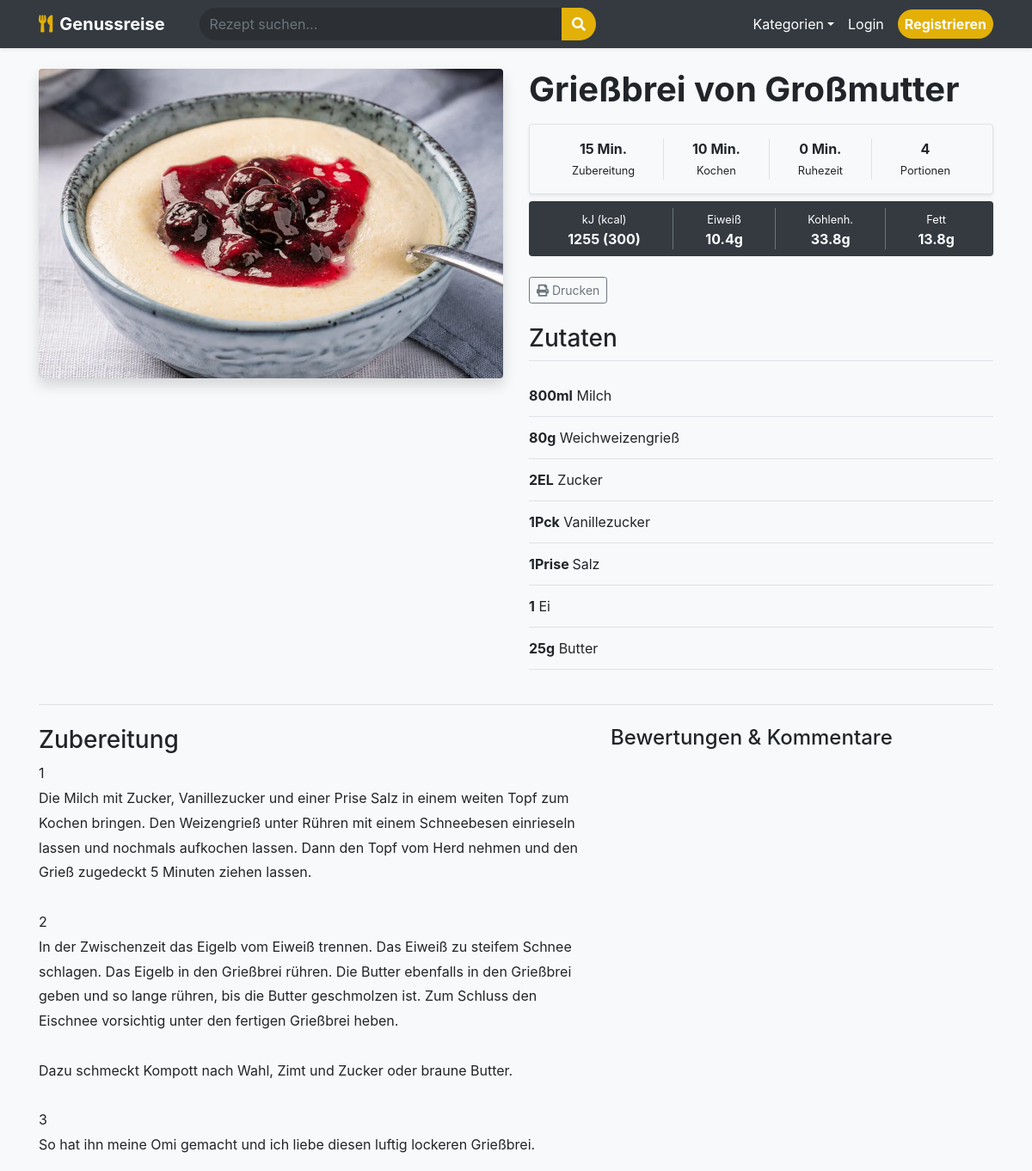
/recipe/1, run on the app's committed database.
### app.py (models this page shows)
class Recipe(db.Model):
    id = db.Column(db.Integer, primary_key=True)
    name = db.Column(db.String(100), nullable=False)
    instructions = db.Column(db.Text, nullable=False)
    category = db.Column(db.String(50))
    prep_time = db.Column(db.Integer, default=0)
    cook_time = db.Column(db.Integer, default=0)
    rest_time = db.Column(db.Integer, default=0)
    servings = db.Column(db.Integer, default=1)
    calories = db.Column(db.Integer, default=0)
    protein = db.Column(db.Float, default=0.0)
    carbs = db.Column(db.Float, default=0.0)
    fat = db.Column(db.Float, default=0.0)
    image_file = db.Column(db.String(100), nullable=False, default='default.jpg')
    user_id = db.Column(db.Integer, db.ForeignKey('user.id'), nullable=False)
    ingredients = db.relationship('Ingredient', backref='recipe', lazy=True, cascade="all, delete-orphan")
    favorites = db.relationship('Favorite', backref='recipe', lazy=True, cascade="all, delete-orphan")
    comments = db.relationship('Comment', backref='recipe', lazy=True, cascade="all, delete-orphan")

class Ingredient(db.Model):
    id = db.Column(db.Integer, primary_key=True)
    amount = db.Column(db.String(50))
    name = db.Column(db.String(100), nullable=False)
    recipe_id = db.Column(db.Integer, db.ForeignKey('recipe.id'), nullable=False)

### app.py (the view)
@app.route("/recipe/<int:recipe_id>")
def recipe_detail(recipe_id):
    recipe = Recipe.query.get_or_404(recipe_id)
    is_favorited = False
    if current_user.is_authenticated:
        is_favorited = Favorite.query.filter_by(user_id=current_user.id, recipe_id=recipe.id).first() is not None
    return render_template('recipe_detail.html', recipe=recipe, is_favorited=is_favorited)

### app.py (called while the page is built)
@app.context_processor
def inject_categories():
    cat_names = ["Abendessen", "Asiatisch", "Backen", "Beilagen", "Brot & Brötchen", "Dessert", "Eintöpfe", "Fisch", "Fleisch", "Frühstück", "Geflügel", "Getränke", "Hauptspeise", "Italienisch", "Low Carb", "Mittagessen", "Nachtisch", "Pasta", "Pizza", "Salate", "Snacks", "Suppen", "Vegan", "Vegetarisch", "Vorspeise"]
    return dict(all_categories=[{'id': i+1, 'name': n} for i, n in enumerate(cat_names)])

### templates/recipe_detail.html (shortened to what this page needs)
{% extends "base.html" %}
{% block content %}
<div class="row">
    <div class="col-md-6">
        <img src="{{ url_for('static', filename='uploads/' + recipe.image_file) }}" class="img-fluid rounded shadow mb-4">
    </div>
    <div class="col-md-6">
        <div class="d-flex justify-content-between align-items-center mb-2">
            <h1 class="font-weight-bold">{{ recipe.name }}</h1>
        </div>
        <div class="d-flex bg-light p-3 rounded mb-2 text-center shadow-sm border">
            <div class="flex-fill border-right"><strong>{{ recipe.prep_time }} Min.</strong><br><small>Zubereitung</small></div>
            <div class="flex-fill border-right"><strong>{{ recipe.cook_time }} Min.</strong><br><small>Kochen</small></div>
            <div class="flex-fill border-right"><strong>{{ recipe.rest_time }} Min.</strong><br><small>Ruhezeit</small></div>
            <div class="flex-fill"><strong>{{ recipe.servings }}</strong><br><small>Portionen</small></div>
        </div>
        <div class="d-flex bg-dark text-white p-2 rounded mb-4 text-center">
            <div class="flex-fill border-right border-secondary">
                <small>kJ (kcal)</small><br>
                <strong>{{ (recipe.calories * 4.184)|int }} ({{ recipe.calories }})</strong>
            </div>
            <div class="flex-fill border-right border-secondary"><small>Eiweiß</small><br><strong>{{ recipe.protein }}g</strong></div>
            <div class="flex-fill border-right border-secondary"><small>Kohlenh.</small><br><strong>{{ recipe.carbs }}g</strong></div>
            <div class="flex-fill"><small>Fett</small><br><strong>{{ recipe.fat }}g</strong></div>
        </div>
        <div class="no-print mb-4">
            <button onclick="window.print()" class="btn btn-outline-secondary btn-sm mr-2"><i class="fas fa-print"></i> Drucken</button>
        </div>
        <h3 class="mb-3 border-bottom pb-2">Zutaten</h3>
        <ul class="list-group list-group-flush mb-4">
            {% for ing in recipe.ingredients %}
                <li class="list-group-item bg-transparent px-0 border-bottom"><strong>{{ ing.amount }}</strong> {{ ing.name }}</li>
            {% endfor %}
        </ul>
    </div>
</div>
<hr>
<div class="row mt-4">
    <div class="col-md-7">
        <h3>Zubereitung</h3>
        <p style="white-space: pre-wrap; line-height: 1.8;">{{ recipe.instructions }}</p>
    </div>
    <div class="col-md-5">
        <h4>Bewertungen & Kommentare</h4>
    </div>
</div>
{% endblock %}

### templates/base.html (style rules this page uses)
:root { --gold: #e2b007; }

### data on the page
Recipe: image_file (picture), name "Grießbrei von Großmutter", prep_time "15", cook_time "10", rest_time "0", servings "4", (recipe.calories*4.184)|int "1255", calories "300", protein "10.4", carbs "33.8", fat "13.8", instructions "1 Die Milch mit Zucker, Vanillezucker und einer Prise Salz in einem weiten Topf zum Kochen bringen. Den Weizengrieß unter Rühren mit einem Schneebesen einrieseln lassen und nochmals aufkochen lassen. Dann den Topf vom Herd nehmen und den Grieß zugedeckt 5 Minuten ziehen lassen. 2 In der Zwischenzeit das Eigelb vom Eiweiß trennen. Das Eiweiß zu steifem Schnee schlagen. Das Eigelb in den Grießbrei rühren. Die Butter ebenfalls in den Grießbrei geben und so lange rühren, bis die Butter geschmolzen ist. Zum Schluss den Eischnee vorsichtig unter den fertigen Grießbrei heben. Dazu schmeckt Kompott nach Wahl, Zimt und Zucker oder braune Butter. 3 So hat ihn meine Omi gemacht und ich liebe diesen…"
Ingredient: amount "800ml", name "Milch"
Ingredient: amount "80g", name "Weichweizengrieß"
Ingredient: amount "2EL", name "Zucker"
Ingredient: amount "1Pck", name "Vanillezucker"
Ingredient: amount "1Prise", name "Salz"
Ingredient: amount "1", name "Ei"
Ingredient: amount "25g", name "Butter"
